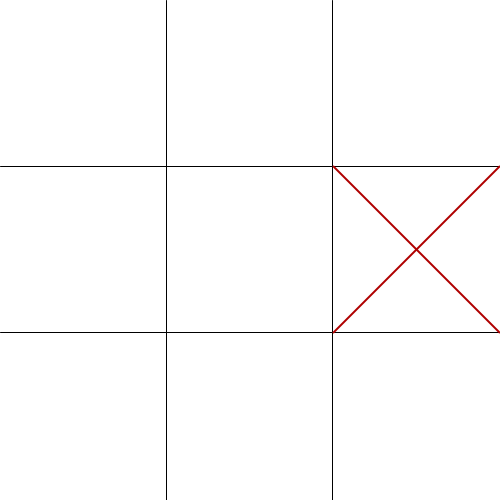
Frame 1 (no input)
Frame 60 (the mouse pressed at the canvas centre just before this capture): identical to frame 1, image omitted
Frame 120 (the mouse held since frame 60 and released just before this capture): identical to frame 1, image omitted

The Processing sketch that drew this single still picture (run headless with seeded random() and noise(); from frame 60 on, the mouse is pressed at the canvas centre):

// Processing sketch: tic_tac_toe
// ── tic_tac_toe.pde
void setup() {
  size(500, 500);
  drawBackground();
  initialComputerPlay();
}
void draw(){
  
}

// ── board.pde
int[] cell = new int[9];
public void winComputer(){
  if(cell[0] == 2 && cell[1] == 2 && cell[2] == 2){
    println("You lost!" + "\n" + "Game will now close.");
    exit();
  }
  else if(cell[3] == 2 && cell[4] == 2 && cell[5] == 2){
    println("You lost!" + "\n" + "Game will now close.");
    exit();
  }
  else if(cell[6] == 2 && cell[7] == 2 && cell[8] == 2){
    println("You lost!" + "\n" + "Game will now close.");
    exit();
  }
  else if(cell[0] == 2 && cell[3] == 2 && cell[6] == 2){
    println("You lost!" + "\n" + "Game will now close.");
    exit();
  }
  else if(cell[1] == 2 && cell[4] == 2 && cell[7] == 2){
    println("You lost!" + "\n" + "Game will now close.");
    exit();
  }
  else if(cell[2] == 2 && cell[5] == 2 && cell[8] == 2){
    println("You lost!" + "\n" + "Game will now close.");
    exit();
  }
  else if(cell[0] == 2 && cell[4] == 2 && cell[8] == 2){
    println("You lost!" + "\n" + "Game will now close.");
    exit();
  }
  else if(cell[2] == 2 && cell[4] == 2 && cell[6] == 2){
    println("You lost!" + "\n" + "Game will now close.");
    exit();
  }
}
public void winPlayer(){
  if(cell[0] == 1 && cell[1] == 1 && cell[2] == 1){
    println("You Won!" + "\n" + "Game will now close.");
    exit();
  }
  else if(cell[3] == 1 && cell[4] == 1 && cell[5] == 1){
    println("You Won!" + "\n" + "Game will now close.");
    exit();
  }
  else if(cell[6] == 1 && cell[7] == 1 && cell[8] == 1){
    println("You Won!" + "\n" + "Game will now close.");
    exit();
  }
  else if(cell[0] == 1 && cell[3] == 1 && cell[6] == 1){
    println("You Won!" + "\n" + "Game will now close.");
    exit();
  }
  else if(cell[1] == 1 && cell[4] == 1 && cell[7] == 1){
    println("You Won!" + "\n" + "Game will now close.");
    exit();
  }
  else if(cell[2] == 1 && cell[5] == 1 && cell[8] == 1){
    println("You Won!" + "\n" + "Game will now close.");
    exit();
  }
  else if(cell[0] == 1 && cell[4] == 1 && cell[8] == 1){
    println("You Won!" + "\n" + "Game will now close.");
    exit();
  }
  else if(cell[2] == 1 && cell[4] == 1 && cell[6] == 1){
    println("You Won!" + "\n" + "Game will now close.");
    exit();
  }
  else {
    println("The game is still in progress.");
  }
}
public void keyPressed() {
  if(!userPlayed){
    switch (key) {
      case '0':
        if(cell[0] > 0){
          println("A shape has already been placed there, please pick another cell to play in.");
        }  else{
          drawCircle(width/6, height/6);
          cell[0] = 1;
          userPlayed = true;
          winPlayer();
          computerPlay();
        }
        break;
      case '1':
        if(cell[1] > 0){
          println("A shape has already been placed there, please pick another cell to play in.");
        }  else{
          drawCircle(width/2, height/6);
          cell[1] = 1;
          userPlayed = true;
          winPlayer();
          computerPlay();
        }
        break;
      case '2':
        if(cell[2] > 0){
          println("A shape has already been placed there, please pick another cell to play in.");
        }  else{
          drawCircle(width/1.2, height/6);
          cell[2] = 1;
          userPlayed = true;
          winPlayer();
          computerPlay();
        }
        break;
      case '3':
        if(cell[3] > 0){
          println("A shape has already been placed there, please pick another cell to play in.");
        }  else{
          drawCircle(width/6, height/2);
          cell[3] = 1;
          userPlayed = true;
          winPlayer();
          computerPlay();
        }
        break;
      case '4':
        if(cell[4] > 0){
          println("A shape has already been placed there, please pick another cell to play in.");
        }  else{
          drawCircle(width/2, height/2);
          cell[4] = 1;
          userPlayed = true;
          winPlayer();
          computerPlay();
        }
        break;
      case '5':
        if(cell[5] > 0){
          println("A shape has already been placed there, please pick another cell to play in.");
        }  else{
          drawCircle(width/1.2, height/2);
          cell[5] = 1;
          userPlayed = true;
          winPlayer();
          computerPlay();
        }
        break;
      case '6':
        if(cell[6] > 0){
          println("A shape has already been placed there, please pick another cell to play in.");
        }  else{
          drawCircle(width/6, height/1.2);
          cell[6] = 1;
          userPlayed = true;
          winPlayer();
          computerPlay();
        }
        break;
      case '7':
        if(cell[7] > 0){
          println("A shape has already been placed there, please pick another cell to play in.");
        }  else{
          drawCircle(width/2, height/1.2);
          cell[7] = 1;
          userPlayed = true;
          winPlayer();
          computerPlay();
        }
        break;
      case '8':
        if(cell[8] > 0){
          println("A shape has already been placed there, please pick another cell to play in.");
        }  else{
          drawCircle(width/1.2, height/1.2);
          cell[8] = 1;
          userPlayed = true;
          winPlayer();
          computerPlay();
        }
        break;
      default:
        println("The key you pressed is not a number between 0 and 8, please enter a valid number");
        break;
    }
  }
}
public void computerPlay() {
  if(userPlayed){
      int move;
      do {
        move = (int) random(9);
      } while (cell[move] > 0);
      float x = (move % 3) * width / 3 + width / 6;
      float y = (move / 3) * height / 3 + height / 6;
      float offset = width / 6;
      drawCross(x - offset, y - offset, x + offset, y + offset, x - offset, y + offset, x + offset, y - offset);
      cell[move] = 2;
      winComputer();
  }
  userPlayed = false;
}
public void initialComputerPlay() {
  int move;
  do {
    move = (int) random(9);
  } while (cell[move] > 0);
  float x = (move % 3) * width / 3 + width / 6;
  float y = (move / 3) * height / 3 + height / 6;
  float offset = width / 6;
  drawCross(x - offset, y - offset, x + offset, y + offset, x - offset, y + offset, x + offset, y - offset);
  cell[move] = 2;
  winComputer();
}

// ── constants.pde
boolean userPlayed = false;

// ── shapes.pde
void drawBackground(){
  background(255,255,255);
  line(width/3, 0, width/3, height);
  line(width/3*2, 0, width/3*2, height);
  line(0, height/3, width, height/3);
  line(0, height/3*2, width, height/3*2);
}

public void drawCircle(float circleX, float circleY){
  strokeWeight(2);
  stroke(0, 125, 125);
  circle(circleX, circleY, width/3); 
  stroke(0,0,0);
}

public void drawCross(float crossX1, float crossY1, float crossX2, float crossY2, float crossX3, float crossY3, float crossX4, float crossY4){
  strokeWeight(2);
  stroke(175,0,0);
  line(crossX1,crossY1,crossX2,crossY2);
  line(crossX3,crossY3,crossX4,crossY4);
  stroke(0,0,0);
}
